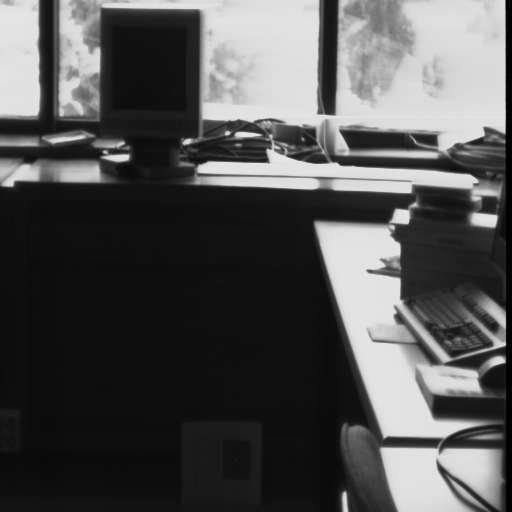
#> input picture pr1/images/escilum.tif, 512 x 512 px
$ jupyter execute --allow-errors PracticaPI2018-Diego.ipynb   (shell and % lines are left out)
#> lines starting #> are read from the running program, lines starting #| are printed output that depends on the picture
# Procesamiento de Imágenes Digitales

Visión Computacional 2018-19 <br>
Practica 1. 3
de octubre de 2018

Este enunciado está en el archivo "PracticaPI2018.ipynb" o su versión "pdf" que puedes encontrar en el Aula Virtual.

## Objetivos

Los objetivos de esta práctica son:
* Programar algunas de las rutinas de transformaciones puntuales de procesamiento de imágenes y analizar el resultado de su aplicación.
* Repasar algunos conceptos de filtrado de imágenes y programar algunas rutinas para suavizado y extracción de bordes.
* Implementar un algoritmo de segmentación de imágenes y otro de extracción de líneas mediante la transformada de Hough.

## Requerimientos

Para esta práctica es necesario disponer del siguiente software:
* Python 2.7 ó 3.X
* Jupyter http://jupyter.org/.
* Los paquetes "pip" y  "PyMaxFlow"
* Las librerías científicas de Python: NumPy, SciPy, y Matplotlib.
* El paquete PyGame.
* La librería OpenCV.

Las versiones preferidas del entorno de trabajo puedes consultarlas en el Aula Virtual en el archivo "ConfiguracionPC2018.txt".

El material necesario para la práctica se puede descargar del Aula Virtual.

## Condiciones

* La fecha límite de entrega será el martes 23 de octubre a las 23:55.
* La entrega consiste en dos archivos con el código, resultados y respuestas a los ejercicios:
  1. Un "notebook" de Jupyter con los resultados. Las respuestas a los ejercicios debes introducirlas en tantas celdas de código o texto como creas necesarias, insertadas inmediatamente después de  un enuciado y antes del siguiente.
  2. Un documento "pdf" generado a partir del fuente de Jupyter, por ejemplo usando el comando ``jupyter nbconvert --execute --to pdf notebook.ipynb``, o simplemente imprimiendo el "notebook" desde el navegador en la opción del menú "File->Print preview". Asegúrate de que el documento "pdf" contiene todos los resultados correctamente ejecutados.
* Esta práctica puede realizarse en parejas.

## Instala el entorno de trabajo

En la distribución Linux Ubuntu 18.04, éstos son los comandos necesarios para instalar el entorno:
1. Instala los paquetes Python y Jupyter

    ``apt install python
    apt install python-scipy
    apt install python-numpy
    apt install python-matplotlib
    apt install python-opencv
    apt install jupyter
    apt install jupyter-nbconvert``

    Para para trabajar con la versión 3.X de Python, basta sustituir la palabra "python" por "python3" en los comandos anteriores.

2. Instala el paquete PyMaxflow

   ``pip install PyMaxflow`` o ``pip3 install PyMaxflow``

   Si no tienes el paquete "pip" debes instalarlo: ``apt install python-pip`` o ``apt install python3-pip``
3. Instala el paquete "pygame"

    ``apt install python-pygame``

    Si deseas trabajar en Python 3.X, la versión 18.04 de Ubuntu no tiene el paquete "python3-pygame" pero puedes instalarlo con la herramienta pip: ``pip3 install pygame``

## Transformaciones puntuales

En este apartado te recomiendo que uses al menos la imagen indicada, que puedes encontrar en el directorio de imágenes
del aula virtual. También puedes probar con otras que te parezcan interesantes.

**Ejercicio 1.** Carga la imagen ``escilum.tif``. Calcula
y muestra su histograma, por ejemplo,  con la función ``hist()`` de
``matplotlib.pyplot``. A la vista del histograma, discute
qué problema tiene la imagen para analizar visualmente la
región inferior izquierda.

[cell 1]
from imageio import imread
import numpy as np
import matplotlib.pyplot as plt

[cell 2]
# Save img name
imgName='images/escilum.tif'

# Set the size of the figure
plt.figure(figsize=(12,7))

# Read the image
bins = list(range(0,256+1))
img = plt.imread(imgName)
#> img is the input picture: shape (512, 512); min 0, max 230, mean 82.6
plt.hist(img.flatten(), bins=bins)

#Show the plot
plt.show()
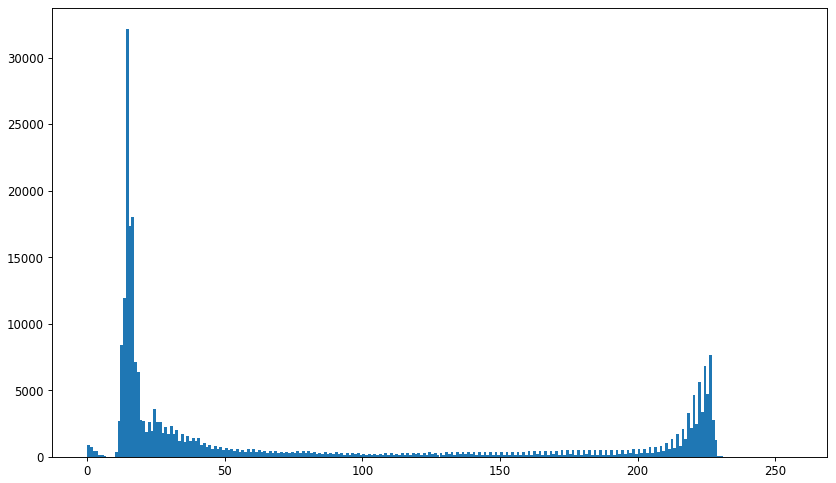
#> figure drawn by matplotlib, 1 panel; tallest bar 32144 high, from x = 14 to 15

El problema que tiene es ... **TODO**

**Ejercicio 2.** Escribe una función ``eq_hist(histograma)``
que calcule la función de transformación puntual que ecualiza el histograma.
Aplica la función de transformación a la imagen anterior.
Calcula y muestra nuevamente el histograma y la imagen
resultantes, así como la función de transformación.

Discute los resultados obtenidos. ¿Cuál sería el resultado si volviésemos a ecualizar la imagen resultante?

En este ejercicio tienes que implementar la función que ecualiza el histograma. No puedes usar funciones que lo hagan por ti.

[cell 3]
def eq_hist(histogram):

    values, _, _ = histogram
#> values = 256 values, max 32144 at index 14, min 0 at index 231, mean 1024
    cs = np.cumsum(values)
#> cs = 256 values from 923 to 262144

    f = [int(round(255*cs[i]/cs[255])) for i in range(256)]
#> f = 256 values from 1 to 255

    def lambd(j):
        return f[int(j)]

    return lambd

[cell 4]
# Set the size of the figure
plt.figure(figsize=(12,7))

func = eq_hist(plt.hist(img.flatten(), bins=bins))
eq_img = np.vectorize(func)
imgeq = eq_img(img)
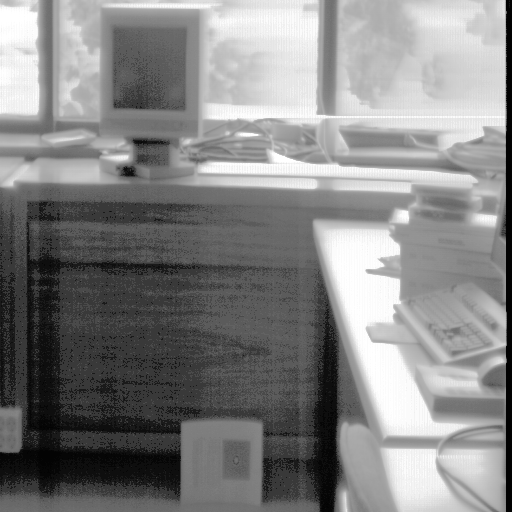
#> imgeq: shape (512, 512) int64; min 1, max 255, mean 131.8

new_histogram = plt.hist(imgeq.flatten(), bins=bins)

plt.show()
#> figure, not shown here; tallest bar 32144 high, from x = 14 to 15; tallest bar 32144 high, from x = 57 to 58

[cell 5]
#Old image
plt.imshow(img)
plt.show

[cell 6]
# New image
plt.imshow(imgeq)
plt.show

Discusion: **TODO**

Resultado si se vuelve a equalizar: **TODO** (en teoría el mismo, pero tal vez al discretizar pueda haber variaciones mínimas)

##  Filtrado

Para realizar las convoluciones utiliza la función ``convolve`` o ``convolve1d`` de ``scipy.ndimage.filters``,
segun corresponda.

Carga y muestra las imágenes ``escgaus.bmp`` y ``escimp5.bmp`` que están contaminadas respectivamente
con ruido de tipo gaussiano e impulsional. En los siguientes ejercicios también puedes utilizar otras imágenes que te parezcan interesantes.

[cell 7]
import matplotlib.pyplot as plt
plt.imread('images/escgaus.bmp')
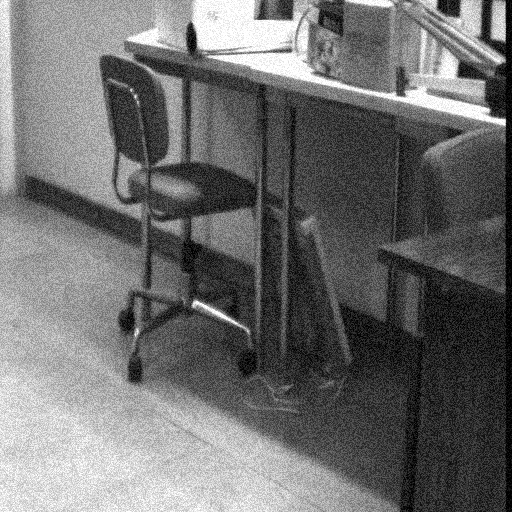
#> input picture pr1/images/escgaus.bmp, 512 x 512 px

[cell 8]
plt.figure(figsize=(12,7))
gaus = plt.imread('images/escgaus.bmp')
#> gaus is the input picture: shape (512, 512); min 0, max 255, mean 110.7
plt.imshow(gaus)

[cell 9]
plt.figure(figsize=(12,7))
imp = plt.imread('images/escimp5.bmp')
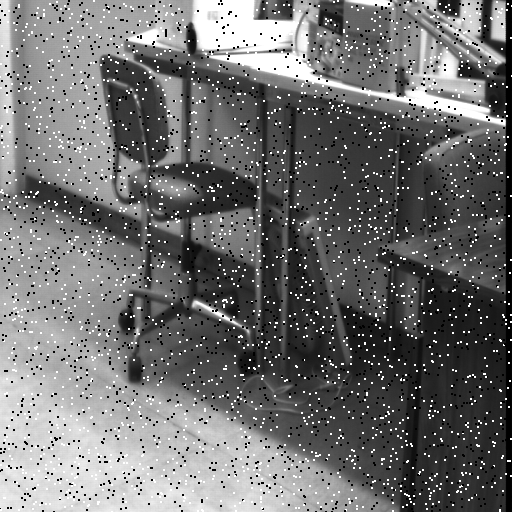
#> input picture pr1/images/escimp5.bmp, 512 x 512 px
#> imp is the input picture: shape (512, 512); min 0, max 255, mean 112.2
plt.imshow(imp)

**Ejercicio 3.** Escribe una función ``masc_gaus(sigma, n)``
que construya una máscara de una dimensión de un filtro
gaussiano de tamaño *n* y varianza σ . Filtra las imágenes
anteriores con filtros bidimensionales de diferentes tamaños
de *n* , y/o σ.

En este ejercicio tienes que implementar la función que construye la máscara. No puedes usar funciones que construyan la máscara o realicen el filtrado automáticamente.

Muestra y discute los resultados. Pinta alguna de las máscaras construidas.

[cell 10]
def masc_gaus(sigma, n):

    if n%2 == 0 or n < 0:
        print("n must be odd and positive")

    if n < 5*sigma:
        print("n must be lower or equal than 5*alpha")

    center = (n-1)/2

    mask = np.arange(n) - center

    mask = mask*mask/(sigma*sigma)

    mask = np.exp(-mask/2)

    sum_all = np.sum(mask)

    mask = mask/sum_all

    # What is the pythonic way to do this?

    return mask

[cell 11]
from scipy.ndimage.filters import convolve, convolve1d
import matplotlib.pyplot as plt
import numpy as np

escgaus = plt.imread('images/escgaus.bmp')
escimp5 = plt.imread('images/escimp5.bmp')
plt.imshow(escgaus)
plt.show()

[cell 12]
mask = masc_gaus(5,25)
aux = convolve1d(escgaus, mask, axis = 0)
filtered_escgaus = convolve1d(aux, mask, axis=1)
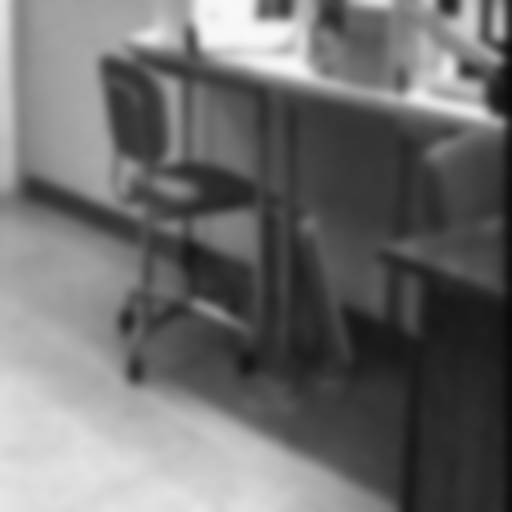
#> filtered_escgaus: shape (512, 512); min 10, max 248, mean 109.7
plt.imshow(filtered_escgaus)

Mascara 1:

[cell 13]
plt.plot(mask)
#> figure, not shown here; curve peaks at x = 12, y = 0.0808

[cell 14]
mask2 = masc_gaus(3,15)
aux = convolve1d(escgaus, mask2, axis = 0)
filtered_escgaus_2 = convolve1d(aux, mask2, axis=1)
plt.imshow(filtered_escgaus_2)

Mascara 2:

[cell 15]
plt.plot(mask2)
#> figure, not shown here; curve peaks at x = 7, y = 0.135

[cell 16]
mask3 = masc_gaus(1,5)
aux = convolve1d(escgaus, mask3, axis = 0)
filtered_escgaus3 = convolve1d(aux, mask3, axis=1)
plt.imshow(filtered_escgaus3)

Mascara 3:

[cell 17]
plt.plot(mask3)

[cell 18]
mask4 = masc_gaus(7,35)
aux = convolve1d(escgaus, mask4, axis = 0)
filtered_escgaus4 = convolve1d(aux, mask4, axis=1)
plt.imshow(filtered_escgaus4)

Mascara 4:

[cell 19]
plt.plot(mask4)
#> figure, not shown here; curve peaks at x = 17, y = 0.0577

**Ejercicio 4.** Escribe una función ``masc_deriv_gaus(sigma, n)`` que construya una máscara de una dimensión de un
filtro derivada del gaussiano de tamaño *n* y varianza σ. Filtra la imagen ``corridor.jpg`` con filtros bidimensionales de derivada
del gaussiano para extraer los bordes de la imagen. Prueba con diferentes valores de *n* y/o σ.

Muestra y discute los resultados. Pinta alguna de las máscaras construidas.

[cell 20]
def masc_deriv_gaus(sigma, n):

    if n%2 == 0 or n < 0:
        print("n must be odd and positive")

    if n < 5*sigma:
        print("n must be lower or equal than 5*alpha")

    return -(np.arange(n)/sigma**2)*np.exp(-((np.arange(n)/sigma)**2)/2)

[cell 21]
corridor = plt.imread('./images/corridor.jpg')
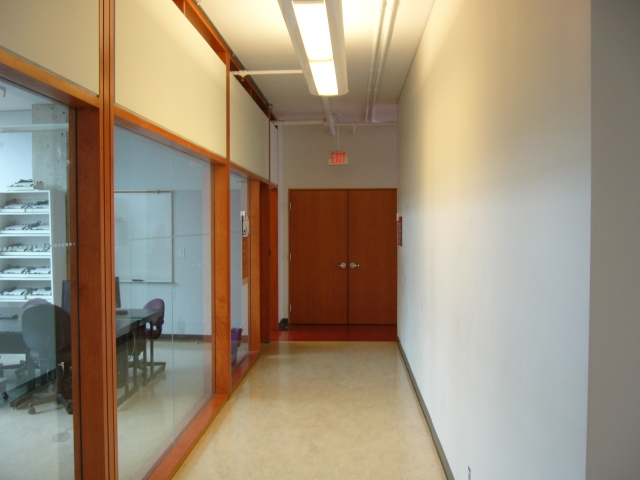
#> input picture pr1/images/corridor.jpg, 640 x 480 px
#> corridor is the input picture: shape (480, 640, 3); mean R, G, B 157.1, 142.5, 121.7
plt.imshow(corridor)

[cell 22]
img_to_plot = corridor.flatten()
plt.hist(img_to_plot, bins=bins)
plt.title('Corridor NO Filter')
plt.show()
#> figure, not shown here; tallest bar 10222 high, from x = 255 to 256

[cell 23]
mask_der = masc_deriv_gaus(5,25)
aux = convolve1d(corridor, mask_der, axis = 0)
#> aux: shape (480, 640, 3)
filtered_corridor = convolve1d(aux, mask_der, axis=1)
plt.imshow(filtered_corridor)

[cell 24]
img_to_plot = filtered_corridor.flatten()
plt.hist(img_to_plot, bins=bins)
plt.title('Corridor Filtered')
plt.show()
#> figure, not shown here; tallest bar 9713 high, from x = 116 to 117

[cell 25]
mask_der = masc_deriv_gaus(1,5)
aux = convolve1d(corridor, mask_der, axis = 0)
filtered_corridor = convolve1d(aux, mask_der, axis=1)
plt.imshow(filtered_corridor)

[cell 26]
img_to_plot = filtered_corridor.flatten()
plt.hist(img_to_plot, bins=bins)
plt.title('Corridor Filtered')
plt.show()
#> figure, not shown here; tallest bar 10188 high, from x = 174 to 175

[cell 27]
mask_der = masc_deriv_gaus(7,35)
aux = convolve1d(corridor, mask_der, axis = 0)
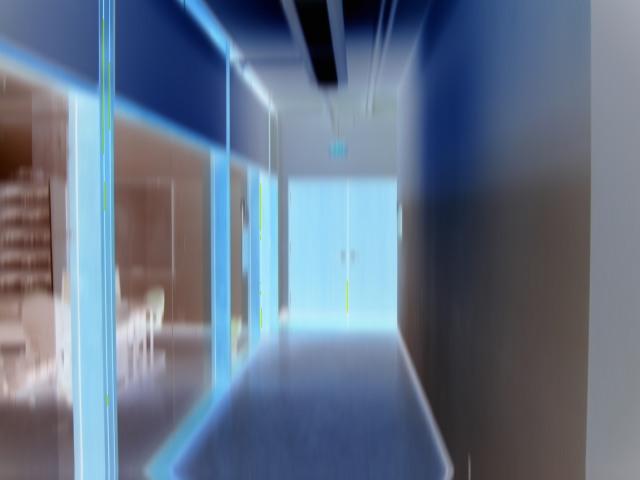
#> aux: shape (480, 640, 3); mean R, G, B 100.2, 114.7, 134.9
filtered_corridor = convolve1d(aux, mask_der, axis=1)
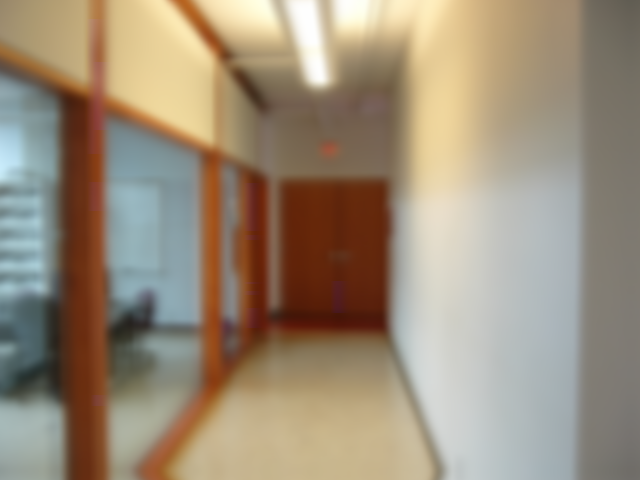
#> filtered_corridor: shape (480, 640, 3); mean R, G, B 156.2, 141.5, 121.2
plt.imshow(filtered_corridor)

[cell 28]
img_to_plot = filtered_corridor.flatten()
plt.hist(img_to_plot, bins=bins)
plt.title('Corridor Filtered')
plt.show()
#> figure, not shown here; tallest bar 10362 high, from x = 116 to 117

**Ejercicio 5.** Compara los tiempos de ejecución de las convoluciones anteriores cuando se realizan con ``convolve1d`` en vez de con ``convolve``.
Analiza los tiempos para diferentes valores de *n* y justifica los resultados.

[cell 29]
# Posible ejemplo de código
import time

start_time = time.clock()
# ejecuta convoluciones ....
aux = convolve1d(escgaus, mask, axis = 0)
filtered_escgaus = convolve1d(aux, mask, axis=1)

print(time.clock() - start_time, "seconds")

[cell 30]
# Posible ejemplo de código
import time

td_mask = np.dot(np.array([[x] for x in mask]), np.array([mask]))

start_time = time.clock()
# ejecuta convoluciones ....
convolve(escgaus, td_mask)

print(time.clock() - start_time, "seconds")

Mask 2

[cell 31]
# Posible ejemplo de código
import time

start_time = time.clock()
# ejecuta convoluciones ....
aux = convolve1d(escgaus, mask2, axis = 0)
filtered_escgaus = convolve1d(aux, mask2, axis=1)

print(time.clock() - start_time, "seconds")

[cell 32]
# Posible ejemplo de código
import time

td_mask2 = np.dot(np.array([[x] for x in mask2]), np.array([mask2]))

start_time = time.clock()
# ejecuta convoluciones ....
convolve(escgaus, td_mask2)

print(time.clock() - start_time, "seconds")

Mask 3

[cell 33]
# Posible ejemplo de código
import time

start_time = time.clock()
# ejecuta convoluciones ....
aux = convolve1d(escgaus, mask3, axis = 0)
filtered_escgaus = convolve1d(aux, mask3, axis=1)

print(time.clock() - start_time, "seconds")

[cell 34]
# Posible ejemplo de código
import time

td_mask3 = np.dot(np.array([[x] for x in mask3]), np.array([mask3]))

start_time = time.clock()
# ejecuta convoluciones ....
convolve(escgaus, td_mask3)

print(time.clock() - start_time, "seconds")

Mask 4

[cell 35]
# Posible ejemplo de código
import time

start_time = time.clock()
# ejecuta convoluciones ....
aux = convolve1d(escgaus, mask4, axis = 0)
filtered_escgaus = convolve1d(aux, mask4, axis=1)

print(time.clock() - start_time, "seconds")

[cell 36]
# Posible ejemplo de código
import time

td_mask4 = np.dot(np.array([[x] for x in mask4]), np.array([mask4]))

start_time = time.clock()
# ejecuta convoluciones ....
convolve(escgaus, td_mask4)

print(time.clock() - start_time, "seconds")

Vemos que el tiempo de cuando utilizamos convoluciones en dos dimensiones es mucho mayor que cuando hacemos dos veces convolucion de una dimension, es por esto que para este caso es mas recomendable hacer convoluciones en una dimension

**Ejercicio 6.** Aplica el filtro de la mediana a las imágenes
``escgaus.bmp`` y ``escimp5.bmp`` con diferentes valores de tamaño de la ventana. Muestra y discute los resultados. Compáralos con los obtenidos en el Ejercicio 3.

Para realizar este ejercicio puedes utilizar la función ``cv2.medianBlur()`` de OpenCV, ``scipy.ndimage.median_filter()`` de SciPy o hacer tu propia función. Para ello puedes escribir una función ``mediana(img, n)`` y aplicarla a la imagen con la función ``scipy.ndimage.filters()``.

[cell 37]
plt.imshow(escgaus)

[cell 38]
img_to_plot = escgaus.flatten()
plt.hist(img_to_plot, bins=bins)
plt.title('escgaus NO filter')
plt.show()
#> figure, not shown here; tallest bar 3973 high, from x = 255 to 256

[cell 39]
import cv2
plt.imshow(cv2.medianBlur(escgaus, 5))

[cell 40]
img_to_plot = cv2.medianBlur(escgaus, 5).flatten()
plt.hist(img_to_plot, bins=bins)
plt.title('escgaus Median filter')
plt.show()
#> figure, not shown here; tallest bar 2978 high, from x = 255 to 256

[cell 41]
plt.imshow(escimp5)

[cell 42]
img_to_plot = escimp5.flatten()
plt.hist(img_to_plot, bins=bins)
plt.title('escimp5 No filter')
plt.show()
#> figure, not shown here; tallest bar 15351 high, from x = 255 to 256

[cell 43]
import cv2
plt.imshow(cv2.medianBlur(escimp5, 5))

[cell 44]
img_to_plot = cv2.medianBlur(escimp5, 5).flatten()
plt.hist(img_to_plot, bins=bins)
plt.title('escimp5 Median filter')
plt.show()
#> figure, not shown here; tallest bar 5968 high, from x = 255 to 256

**Ejercicio 7.** Utiliza la funcion ``cv2.bilateralFilter()`` de OpenCV para realizar el filtrado bilateral de una
imagen. Selecciona los parámetros adecuados y aplícalo a las imágenes ``escgaus.bmp`` y ``escimp5.bmp`` y otras que elijas tú.

Si llamamos $\sigma_r$ a la varianza de de la gaussiana que controla la ponderación debida a la diferencia entre los valores de los píxeles y $\sigma_s$ a la varianza de la gaussiana que controla la ponderación debida a la posición de los píxeles. Responde a la siguientes preguntas:
* ¿Cómo se comporta el filtro bilateral cuando la varianza $\sigma_r$ es muy alta? ¿En este caso qué ocurre si $\sigma_s$ es alta o baja?
* ¿Cómo se comporta si $\sigma_r$ es muy baja? ¿En este caso cómo se comporta el filtro dependiendo si $\sigma_s$ es alta o baja?

Muestra y discute los resultados para distintos valores de los parámetros y varias aplicaciones sucesivas del filtro. Compáralos con los obtenidos en los Ejercicios 3 y 6.

[cell 45]
plt.imshow(escgaus)

[cell 46]
plt.imshow(cv2.bilateralFilter(escgaus, 15, 80, 80))

[cell 47]
img_to_plot = escgaus.flatten()
plt.hist(img_to_plot, bins=bins)
plt.title('Escgaus no filtered')
plt.show()
#> figure, not shown here; tallest bar 3973 high, from x = 255 to 256

[cell 48]
img_to_plot = cv2.bilateralFilter(escgaus, 15, 80, 80).flatten()
plt.hist(img_to_plot, bins=bins)
plt.title('Escgaus bilateral filter (15,80,80)')
plt.show()
#> figure, not shown here; tallest bar 3307 high, from x = 56 to 57

#> (a cell that did not finish here is left out)

[cell 50]
plt.imshow(cv2.bilateralFilter(escimp5, 20, 140, 140))
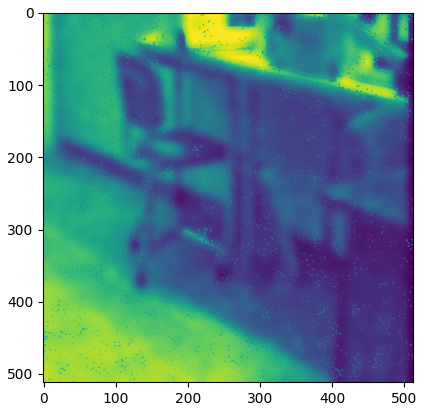
#> figure drawn by matplotlib, 1 panel

[cell 51]
img_to_plot = escimp5.flatten()
plt.hist(img_to_plot, bins=bins)
plt.title('Escimp5 no filtered')
plt.show()
#> figure, not shown here; tallest bar 15351 high, from x = 255 to 256

[cell 52]
img_to_plot = cv2.bilateralFilter(escimp5, 20, 140, 140).flatten()
plt.hist(img_to_plot, bins=bins)
plt.title('Escimp5 bilateral filter (20,140,140)')
plt.show()
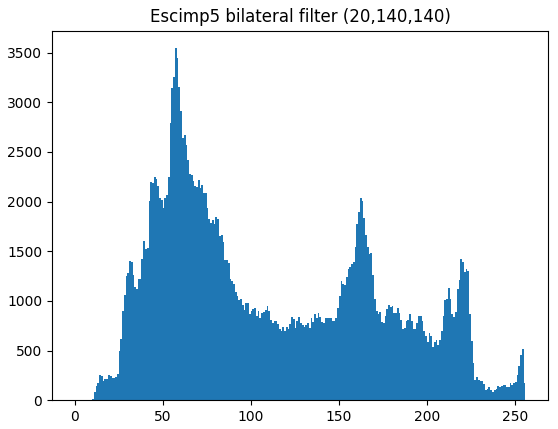
#> figure drawn by matplotlib, 1 panel; tallest bar 3544 high, from x = 57 to 58
